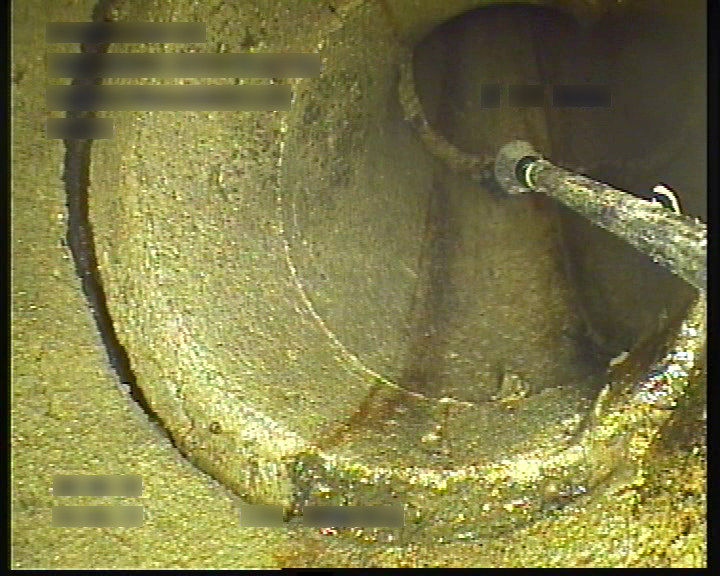
#> input picture 1d8e7662-00000957.png, 720 x 576 px
$ python -i Disease_CK.py   (imports and definitions only)
#> lines starting #> are read from the running program, lines starting #| are printed output that depends on the picture; after the words box and inside, x2 and y2 are one past the last pixel; in counts of white or black regions, pixels touching at a corner belong together
import cv2
import numpy as np
import os
import matplotlib.pyplot as plt


class PipeDeformationDetector:
    def __init__(self, debug_dir="CK_debug_output"):
        self.debug_dir = debug_dir
        os.makedirs(debug_dir, exist_ok=True)

    def _save_debug_image(self, image, name, img_name):
        """保存调试图像到指定目录"""
        save_path = os.path.join(self.debug_dir, f"{img_name}_{name}.jpg")
        cv2.imwrite(save_path, image)
        return save_path

    def detect_deformation(self, img_path):
#> called with img_path = '1d8e7662-00000957.png'
        img_name = os.path.splitext(os.path.basename(img_path))[0]
        img = cv2.imread(img_path)
#> img is the input picture: shape (576, 720, 3); mean B, G, R 71.8, 123.4, 126.9
        if img is None:
            raise FileNotFoundError(f"图像未找到: {img_path}")

        # 1. 原始图像
        self._save_debug_image(img, "01_original", img_name)

        # 2. 灰度化处理
        gray = cv2.cvtColor(img, cv2.COLOR_BGR2GRAY)
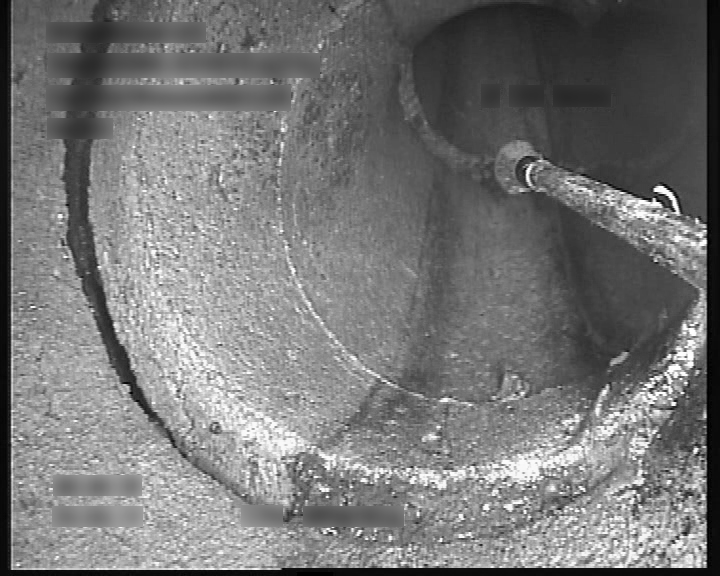
#> gray: shape (576, 720); min 0, max 255, mean 118.5
        self._save_debug_image(gray, "02_gray", img_name)

        # 3. 高斯模糊
        blurred = cv2.GaussianBlur(gray, (5, 5), 0)
        self._save_debug_image(blurred, "03_blurred", img_name)

        # 4. 二值化处理
        _, binary = cv2.threshold(blurred, 127, 255, cv2.THRESH_BINARY_INV)
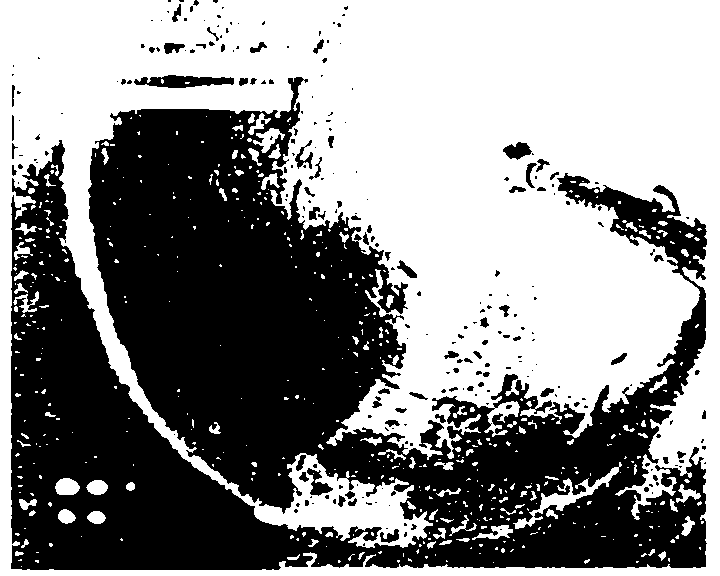
#> binary: shape (576, 720); 54.5% white; 249 black regions (175 under 20 px)
        self._save_debug_image(binary, "04_binary", img_name)

        # 5. 轮廓检测
        contours, _ = cv2.findContours(binary, cv2.RETR_LIST, cv2.CHAIN_APPROX_SIMPLE)
#> contours = 782 contours, 613 with area under 20; largest, box (x1, y1, x2, y2) and area: (0, 0, 720, 576) 413368, (10, 76, 708, 571) 196503, (133, 74, 235, 89) 974, (513, 462, 622, 529) 903, (306, 467, 334, 497) 358
        if not contours:
            raise ValueError("❌ 没有检测到任何轮廓")

        # 绘制所有轮廓（调试用）
        all_contours_img = img.copy()
        cv2.drawContours(all_contours_img, contours, -1, (0, 255, 255), 2)
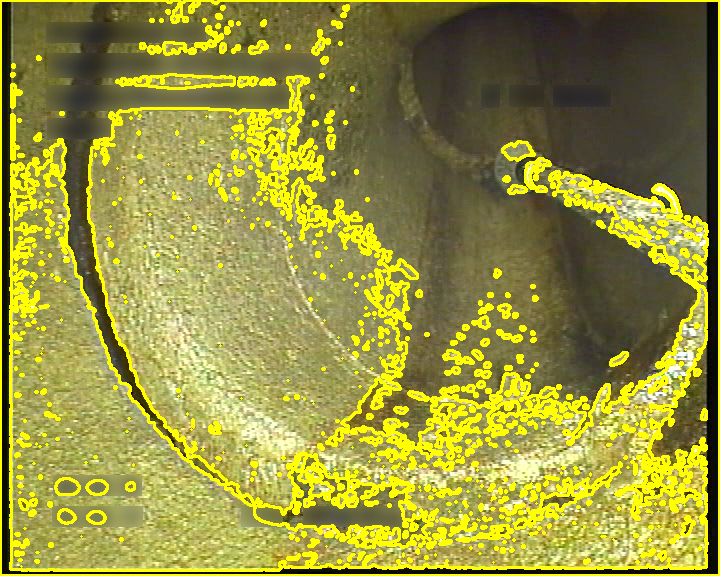
#> all_contours_img: shape (576, 720, 3); 16.37% of pixels changed, all inside (x1, y1, x2, y2) = (0, 0, 720, 576)
        self._save_debug_image(all_contours_img, "05_all_contours", img_name)

        # 6. 筛选最大两个轮廓
        contours = sorted(contours, key=cv2.contourArea, reverse=True)[:2]
#> contours = 2 contours; box (x1, y1, x2, y2) and area: (0, 0, 720, 576) 413368, (10, 76, 708, 571) 196503
        if len(contours) < 2:
            raise ValueError("❌ 检测到轮廓不足两个，无法计算错口")

        # 绘制筛选后的轮廓（调试用）
        top_contours_img = img.copy()
        cv2.drawContours(top_contours_img, contours, -1, (0, 255, 0), 2)
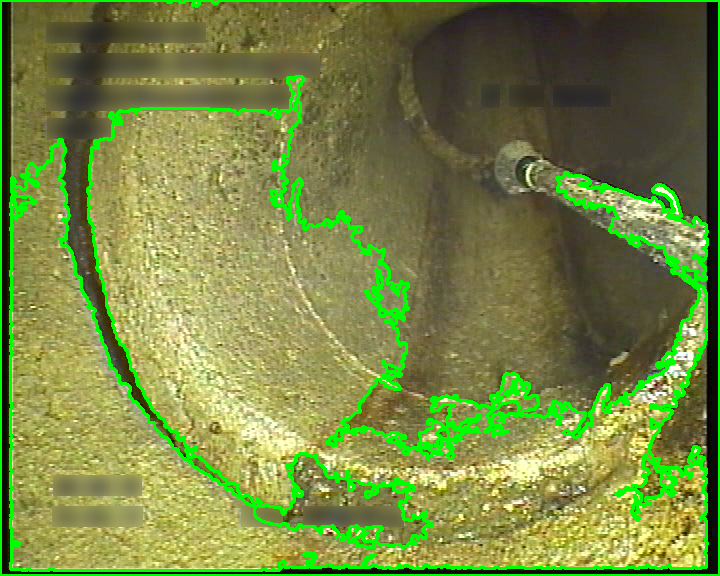
#> top_contours_img: shape (576, 720, 3); 7.85% of pixels changed, all inside (x1, y1, x2, y2) = (0, 0, 720, 576)
        for i, cnt in enumerate(contours):
            M = cv2.moments(cnt)
            if M["m00"] != 0:
                cX = int(M["m10"] / M["m00"])
                cY = int(M["m01"] / M["m00"])
                cv2.putText(top_contours_img, f"Contour {i + 1}", (cX, cY),
                            cv2.FONT_HERSHEY_SIMPLEX, 0.5, (255, 255, 255), 2)
#> this loop made 2 passes
#> (cX, cY) on passes 1 to 2: (359, 287), (292, 380)
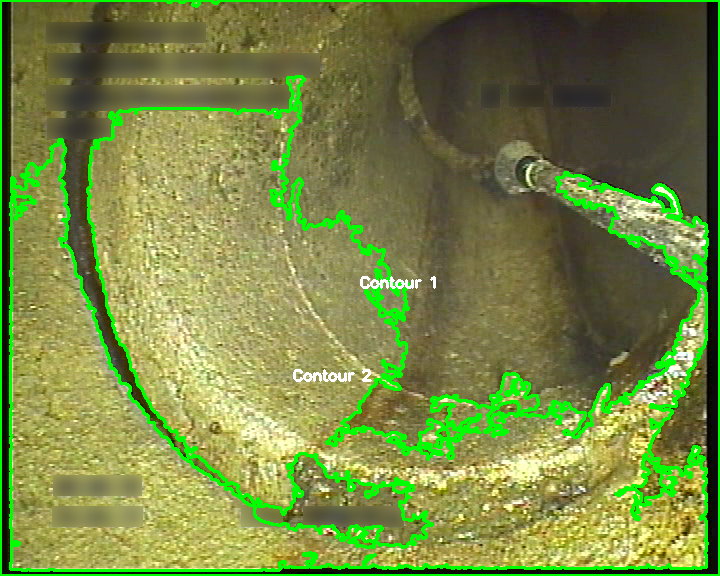
#> top_contours_img: shape (576, 720, 3); 0.22% of pixels changed, all inside (x1, y1, x2, y2) = (293, 276, 436, 382)
        self._save_debug_image(top_contours_img, "06_top_contours", img_name)

        # 7. 椭圆拟合
        ellipses = [cv2.fitEllipse(c) for c in contours if len(c) >= 5]
#> ellipses = [((362.2, 287.5), (570.3, 5542.8), 90.01), ((360.5, 331.2), (417.1, 714.4), 94.41)]
        if len(ellipses) < 2:
            raise ValueError("❌ 轮廓点不足，无法拟合两个椭圆")

        # 绘制椭圆拟合结果（调试用）
        ellipse_img = img.copy()
        for i, ellipse in enumerate(ellipses):
            color = (0, 255, 0) if i == 0 else (0, 0, 255)  # 外椭圆绿色，内椭圆红色
            cv2.ellipse(ellipse_img, ellipse, color, 2)

            # 显示椭圆参数
            (cx, cy), (w, h), angle = ellipse
            text = f"Ellipse {i + 1}: ({cx:.1f},{cy:.1f}) {w:.1f}x{h:.1f} {angle:.1f}°"
            cv2.putText(ellipse_img, text, (10, 30 + i * 30),
                        cv2.FONT_HERSHEY_SIMPLEX, 0.7, color, 2)
#> this loop made 2 passes
#> (color, cx, cy, w, h, angle) on passes 1 to 2: ((0, 255, 0), 362.2, 287.5, 570.3, 5542.8, 90.01), ((0, 0, 255), 360.5, 331.2, 417.1, 714.4, 94.41)
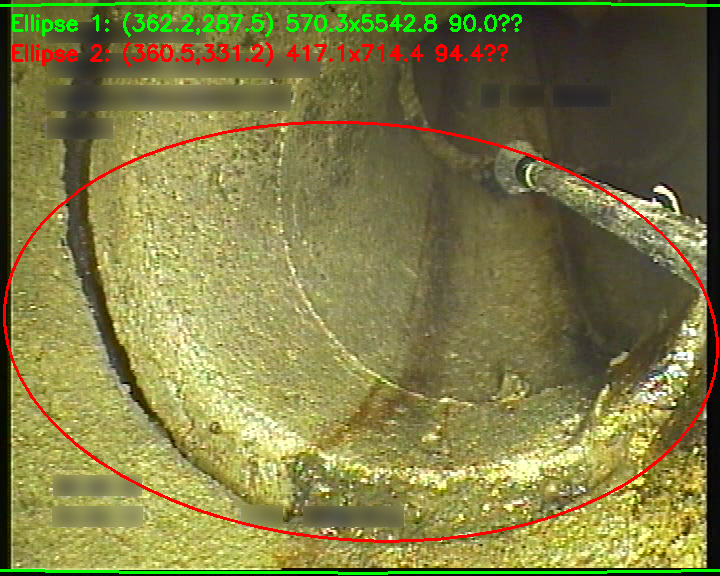
#> ellipse_img: shape (576, 720, 3); 3.91% of pixels changed, all inside (x1, y1, x2, y2) = (0, 1, 720, 575)
        self._save_debug_image(ellipse_img, "07_ellipses", img_name)

        # 8. 计算参数
        (cx1, cy1), (w1, h1), _ = ellipses[0]  # 外椭圆
#> cx1 = 362.2; cy1 = 287.5; w1 = 570.3; h1 = 5542.8
        (cx2, cy2), (w2, h2), _ = ellipses[1]  # 内椭圆
#> cx2 = 360.5; cy2 = 331.2; w2 = 417.1; h2 = 714.4

        major_axis1, minor_axis1 = max(w1, h1), min(w1, h1)
#> major_axis1 = 5542.8; minor_axis1 = 570.3
        major_axis2, minor_axis2 = max(w2, h2), min(w2, h2)
#> major_axis2 = 714.4; minor_axis2 = 417.1
        wall_thickness = min(abs(major_axis1 - major_axis2), abs(minor_axis1 - minor_axis2)) / 2
#> wall_thickness = 76.61

        misalignment = np.sqrt((cx1 - cx2) ** 2 + (cy1 - cy2) ** 2)
#> misalignment = 43.8
        misalignment_ratio = misalignment / wall_thickness
#> misalignment_ratio = 0.572

        # 9. 最终可视化
        vis_img = img.copy()
        cv2.ellipse(vis_img, ellipses[0], (0, 255, 0), 2)  # 外椭圆绿色
        cv2.ellipse(vis_img, ellipses[1], (0, 0, 255), 2)  # 内椭圆红色

        # 绘制中心线
        cv2.line(vis_img, (int(cx1), int(cy1)), (int(cx2), int(cy2)), (255, 0, 0), 2)
#> vis_img: shape (576, 720, 3); mean B, G, R 70.7, 123.9, 127.9

        # 添加详细参数信息
        info_text = [
            f"Outer Ellipse: {w1:.1f}x{h1:.1f}",
            f"Inner Ellipse: {w2:.1f}x{h2:.1f}",
            f"Wall Thickness: {wall_thickness:.1f}px",
            f"Center Offset: {misalignment:.1f}px",
            f"Misalignment Ratio: {misalignment_ratio:.2f}x wall",
            f"Grade: {self.grade_misalignment(misalignment_ratio)}"
        ]
#> info_text = ['Outer Ellipse: 570.3x5542.8', 'Inner Ellipse: 417.1x714.4', 'Wall Thickness: 76.6px', 'Center Offset: 43.8px', 'Misalignment Ratio: 0.57x wall', 'Grade: Ⅰ级（正常或轻微错口）']

        for i, text in enumerate(info_text):
            cv2.putText(vis_img, text, (10, 30 + i * 25),
                        cv2.FONT_HERSHEY_SIMPLEX, 0.7, (255, 255, 255), 2)
#> this loop made 6 passes
#> text on passes 1 to 6: 'Outer Ellipse: 570.3x5542.8', 'Inner Ellipse: 417.1x714.4', 'Wall Thickness: 76.6px', 'Center Offset: 43.8px', 'Misalignment Ratio: 0.57x wall', 'Grade: Ⅰ级（正常或轻微错口）'
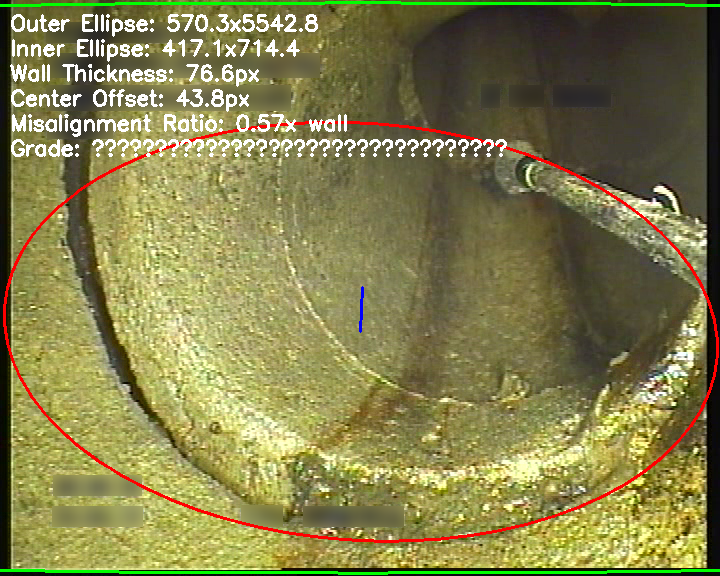
#> vis_img: shape (576, 720, 3); mean B, G, R 76.6, 128.4, 132.2

        result_path = self._save_debug_image(vis_img, "08_final_result", img_name)

        print("\n🔍 调试信息:")
        print(f" - 外椭圆尺寸: {w1:.1f}x{h1:.1f}")
#|  - 外椭圆尺寸: 570.3x5542.8
        print(f" - 内椭圆尺寸: {w2:.1f}x{h2:.1f}")
#|  - 内椭圆尺寸: 417.1x714.4
        print(f" - 计算壁厚: {wall_thickness:.1f} 像素")
#|  - 计算壁厚: 76.6 像素
        print(f" - 中心偏移距离: {misalignment:.1f} 像素")
#|  - 中心偏移距离: 43.8 像素
        print(f"📐 检测结果 - 错口率: {misalignment_ratio:.2f}倍管壁厚")
#| 📐 检测结果 - 错口率: 0.57倍管壁厚

        return {
            "image": img_path,
            "outer_ellipse": (w1, h1),
            "inner_ellipse": (w2, h2),
            "wall_thickness": wall_thickness,
            "misalignment": misalignment,
            "misalignment_ratio": misalignment_ratio,
            "level": self.grade_misalignment(misalignment_ratio),
            "result_image": result_path,
            "debug_images": [
                f"{img_name}_01_original.jpg",
                f"{img_name}_02_gray.jpg",
                f"{img_name}_03_blurred.jpg",
                f"{img_name}_04_binary.jpg",
                f"{img_name}_05_all_contours.jpg",
                f"{img_name}_06_top_contours.jpg",
                f"{img_name}_07_ellipses.jpg",
                f"{img_name}_08_final_result.jpg"
            ]
        }

    def grade_misalignment(self, ratio):
        """根据错口等级判断"""
        if ratio < 1.5:
            return "Ⅰ级（正常或轻微错口）"
        elif ratio < 2.0:
            return "Ⅱ级（轻中度错口）"
        else:
            return "Ⅲ级（严重错口）"

    def show_debug_images(self, img_name):
        """显示所有调试图像"""
        plt.figure(figsize=(15, 10))

        debug_images = [
            "01_original", "02_gray", "03_blurred", "04_binary",
            "05_all_contours", "06_top_contours", "07_ellipses", "08_final_result"
        ]

        for i, name in enumerate(debug_images, 1):
            img_path = os.path.join(self.debug_dir, f"{img_name}_{name}.jpg")
            img = cv2.imread(img_path)
            if img is not None:
                img_rgb = cv2.cvtColor(img, cv2.COLOR_BGR2RGB)
                plt.subplot(2, 4, i)
                plt.imshow(img_rgb)
                plt.title(name.replace("_", " ").title())
                plt.axis("off")

        plt.tight_layout()
        plt.show()


# [20 lines of commented-out code are left out]

>>> result = PipeDeformationDetector().detect_deformation('1d8e7662-00000957.png')
#> result = 9 items
